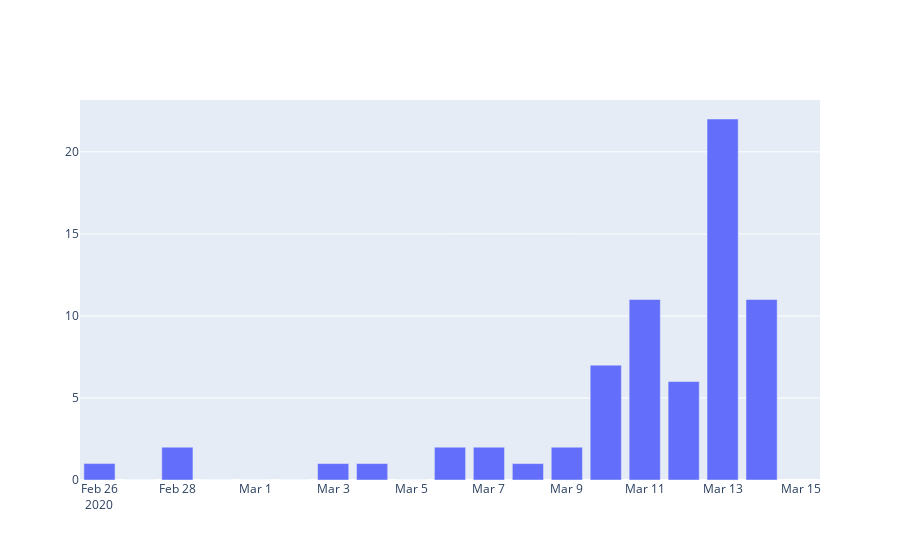

Notebook code cell kept with this figure:
### Code cell
#Cazuri externe pe zi
x = inf_pred['data']
y = inf_pred['infectii_externe']

fig = go.Figure(data=[
    go.Bar(name='LA Zoo', x=x, y=y)
])
# Change the bar mode
fig.update_layout()
fig.show()

### Figure 1 — Plotly figure (JSON) as saved in the notebook; plotly's stock layout.template omitted (floating-point values rounded to 4 significant figures)
{"data": [{"name": "LA Zoo", "type": "bar", "x": ["2020-02-26T00:00:00", "2020-02-27T00:00:00", "2020-02-28T00:00:00", "2020-02-29T00:00:00", "2020-03-01T00:00:00", "2020-03-02T00:00:00", "2020-03-03T00:00:00", "2020-03-04T00:00:00", "2020-03-05T00:00:00", "2020-03-06T00:00:00", "2020-03-07T00:00:00", "2020-03-08T00:00:00", "2020-03-09T00:00:00", "2020-03-10T00:00:00", "2020-03-11T00:00:00", "2020-03-12T00:00:00", "2020-03-13T00:00:00", "2020-03-14T00:00:00", "2020-03-15T00:00:00"], "y": [1, 0, 2, 0, 0, 0, 1, 1, 0, 2, 2, 1, 2, 7, 11, 6, 22, 11, null]}], "layout": {}}
